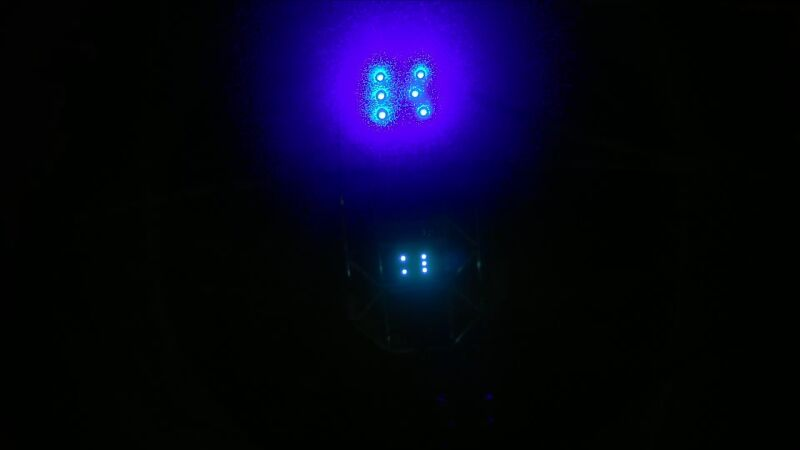
#> input picture pic/2.jpg, 800 x 450 px, found by its file name
$ python backprojection.py
#> lines starting #> are read from the running program, lines starting #| are printed output that depends on the picture; after the words box and inside, x2 and y2 are one past the last pixel; in counts of white or black regions, pixels touching at a corner belong together
import numpy as np
import cv2 as cv
import matplotlib.pyplot as plt

test = cv.imread('pic/2.jpg')
#> test is the input picture: shape (450, 800, 3); mean B, G, R 26.6, 4.5, 5.8
roi = test[80:92,385:398,:]
target = cv.cvtColor(test,cv.COLOR_BGR2HSV)
#> target: shape (450, 800, 3); mean H, S, V 72.5, 226.3, 28.2
hsv = cv.cvtColor(roi,cv.COLOR_BGR2HSV)
# calculating object histogram
roihist = cv.calcHist([hsv],[0, 1], None, [180, 256], [0, 180, 0, 256] )
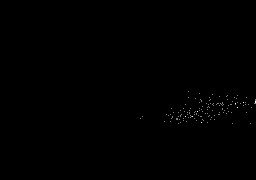
#> roihist: shape (180, 256) float32; min 0, max 2, mean 0.00339; drawn with min black and max white
plt.figure('eigen pic')
plt.imshow(roihist,interpolation='nearest')
plt.colorbar()
###threshold the graph
##Need to adjust the sample size of ROI or extract sample features of lights to make the coverage area more certain
ret,roihist_threshold = cv.threshold(roihist,10000,10000,cv.THRESH_BINARY_INV)
#> roihist_threshold: shape (180, 256) float32; every value is 10000

roihist_new = cv.bitwise_and(roihist,roihist_threshold)

# [7 lines of commented-out code are left out]

plt.figure('roihist_new')

plt.imshow(roihist_new)
plt.colorbar()
# normalize histogram and apply backprojection
cv.normalize(roihist_new,roihist_new,0,255,cv.NORM_MINMAX)
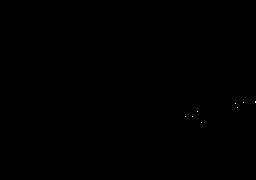
#> roihist_new: shape (180, 256) float32; min 0, max 255, mean 0
plt.figure('roihist_normalize')
plt.imshow(roihist_new)
plt.colorbar()
plt.show()
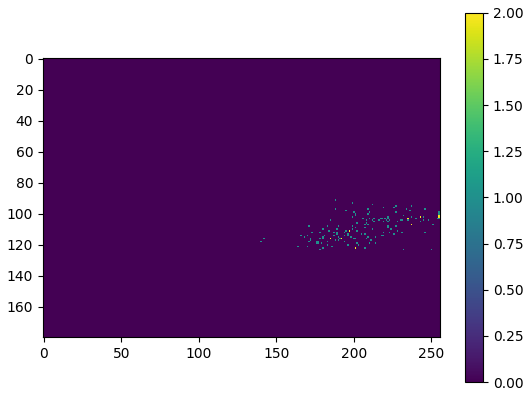
#> figure drawn by matplotlib, 2 panels
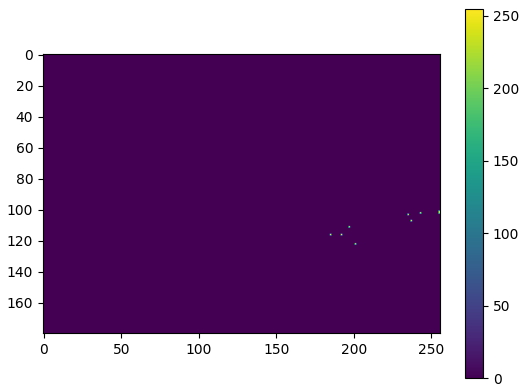
#> figure drawn by matplotlib, 2 panels
dst = cv.calcBackProject([target],[0,1],roihist_new,[0,180,0,256],1)
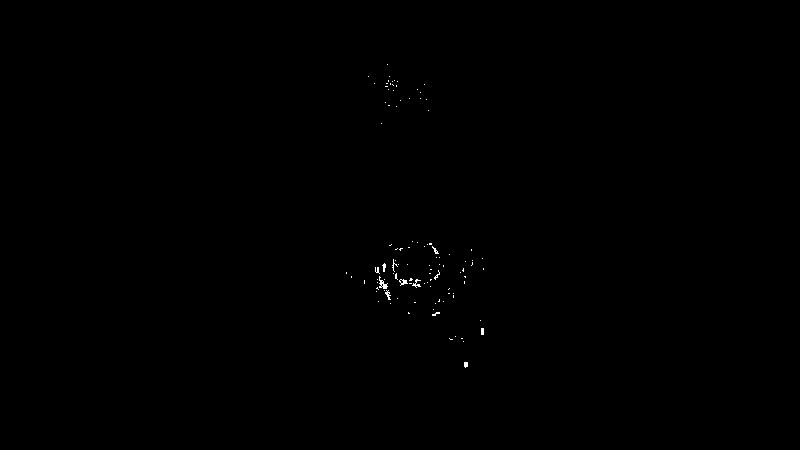
#> dst: shape (450, 800); 0.13% white in thin lines or dots, all inside (x1, y1, x2, y2) = (346, 64, 484, 368)
# Now convolute with circular disc
disc = cv.getStructuringElement(cv.MORPH_RECT,(5,5))
cv.filter2D(dst,-1,disc,dst)
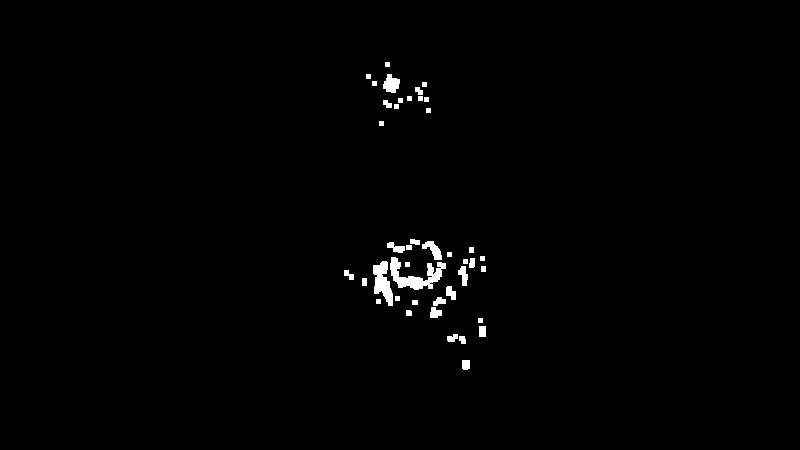
#> dst: shape (450, 800); 0.94% white; 42 white regions, largest, box (x1, y1, x2, y2) and area: (390, 257, 446, 290) 778, (373, 261, 393, 306) 519, (383, 74, 400, 93) 222
# threshold and binary AND
ret,thresh = cv.threshold(dst,100,255,0)
thresh = cv.merge((thresh,thresh,thresh))
res = cv.bitwise_and(target,thresh)
#> res: shape (450, 800, 3); mean H, S, V 1, 2.2, 0.8
res = np.vstack((target,thresh,res))
#> res: shape (1350, 800, 3); mean H, S, V 25.3, 77, 10.5
cv.imwrite('res/backprojection.jpg',res)

$ run again, with pic/1.jpg copied over pic/2.jpg
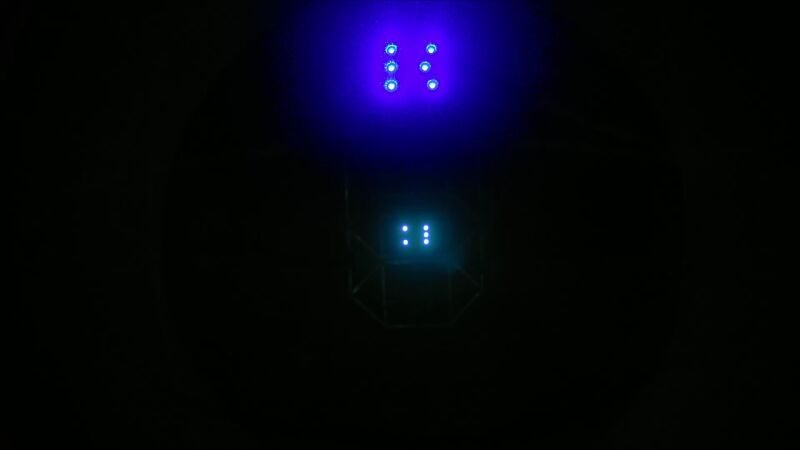
#> input picture pic/1.jpg, 800 x 450 px, found by its file name
#> test is the input picture: shape (450, 800, 3); mean B, G, R 17.1, 4.4, 3.8
#> target: shape (450, 800, 3); mean H, S, V 65.5, 222.8, 19.3
#> `roihist = cv.calcHist([hsv],[0, 1], None, [180, 256], [0, 180, 0, 256] )`:
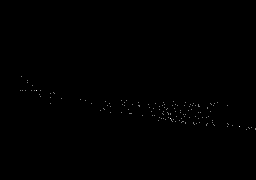
#> roihist: shape (180, 256) float32; min 0, max 2, mean 0.00339; drawn with min black and max white
#> roihist_threshold: shape (180, 256) float32; every value is 10000
#> `plt.show()`:
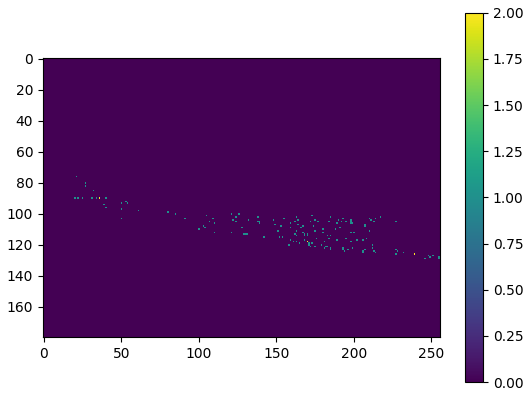
#> figure drawn by matplotlib, 2 panels
#> thresh: shape (450, 800, 3); 0.07% white; 5 white regions, box (x1, y1, x2, y2) and area: (383, 83, 399, 93) 113, (416, 58, 425, 67) 49, (387, 40, 392, 45) 25, (424, 224, 429, 229) 25, (403, 240, 408, 245) 25
